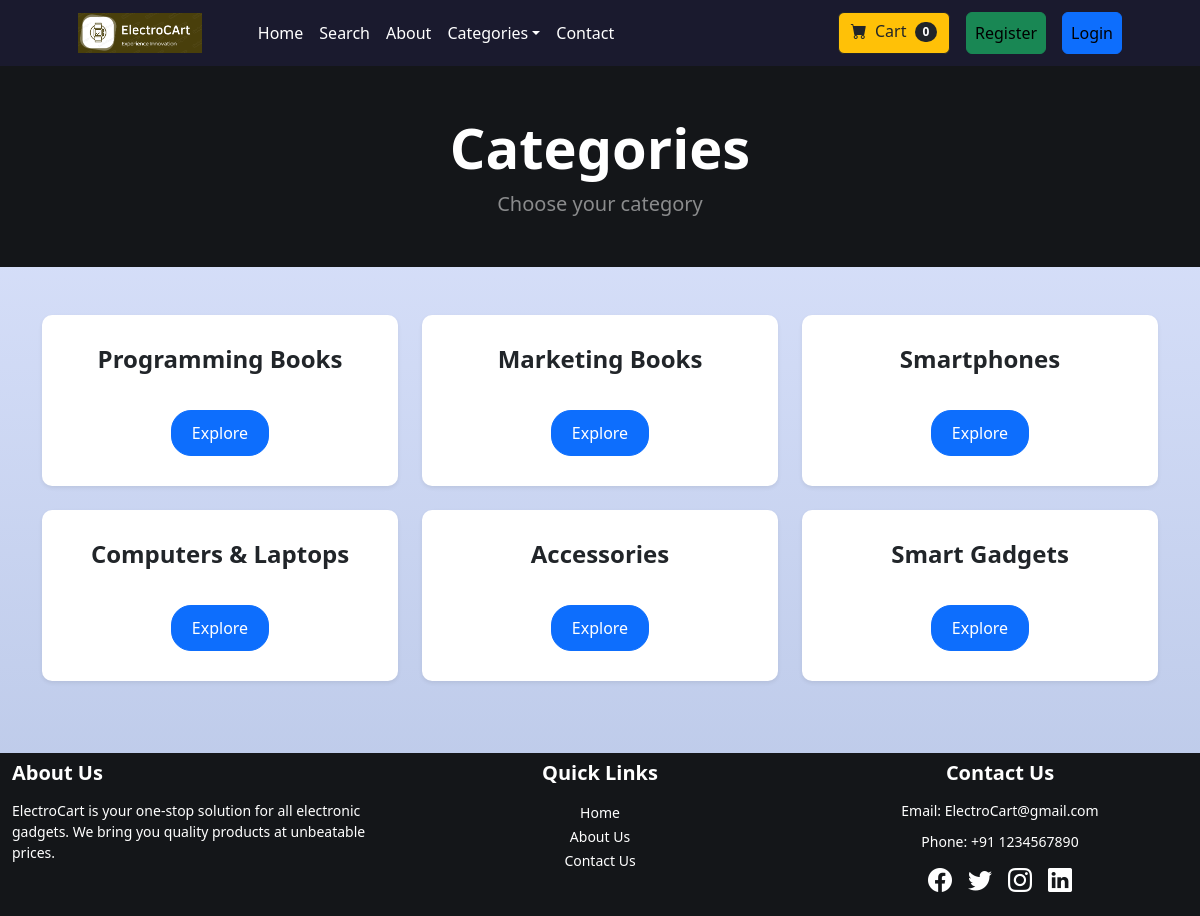
The app's page /category_summary/ with its own data.
### store/models.py (models this page shows)
class Category(models.Model):
    name = models.CharField(max_length=50)
    def __str__(self):
        return self.name
    class Meta:
        verbose_name_plural = 'categories'

### store/views.py (the view)
# urls.py: path('category_summary/',views.category_summary, name = 'category_summary'),
def category_summary(request):
    categories = Category.objects.all()
    return render(request, 'category_summary.html', {'categories':categories})

### cart/cart.py (called while the page is built)
    def __len__(self):
        return len(self.cart)

### cart/context_processors.py (called while the page is built)
def cart(request):
    return {'cart':Cart(request)}

### templates/category_summary.html
{% extends "base.html" %}
{% block content %}
<header class="head-foot-color py-5">
    <div class="container px-4 px-lg-5">
        <div class="text-center text-white">
            <h1 class="display-4 fw-bolder">Categories</h1>
            <p class="lead fw-normal text-white-50 mb-0">Choose your category</p>
        </div>
    </div>
</header>
<div class="container my-5">
    <div class="row justify-content-center">
        {% for category in categories %}
        <div class="col-md-4 mb-4">
            <div class="card shadow-sm text-center h-100 category-card">
                <div class="card-body d-flex flex-column align-items-center justify-content-center">
                    <h3 class="card-title">{{ category }}</h3>
                    <a href="{% url 'category' category %}" class="btn btn-primary mt-3">Explore</a>
                </div>
            </div>
        </div>
        {% endfor %}
    </div>
</div>
{% endblock content %}

### records on screen
Category: name "Programming Books"
Category: name "Marketing Books"
Category: name "Smartphones"
Category: name "Computers & Laptops"
Category: name "Accessories"
Category: name "Smart Gadgets"

### other values on screen
{{ cart|length }} "0"
